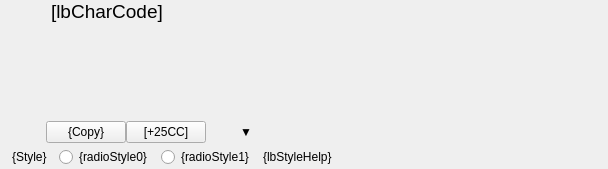
<?xml version="1.0" encoding="UTF-8"?>
<ui version="4.0">
 <class>WiShowcase</class>
 <widget class="QWidget" name="WiShowcase">
  <property name="geometry">
   <rect>
    <x>0</x>
    <y>0</y>
    <width>608</width>
    <height>169</height>
   </rect>
  </property>
  <property name="windowTitle">
   <string notr="true">Form</string>
  </property>
  <layout class="QVBoxLayout" name="verticalLayout" stretch="0,0">
   <property name="spacing">
    <number>0</number>
   </property>
   <property name="leftMargin">
    <number>0</number>
   </property>
   <property name="topMargin">
    <number>0</number>
   </property>
   <property name="rightMargin">
    <number>0</number>
   </property>
   <property name="bottomMargin">
    <number>0</number>
   </property>
   <item>
    <layout class="QHBoxLayout" name="horizontalLayout_2" stretch="0,0,1">
     <property name="spacing">
      <number>3</number>
     </property>
     <property name="bottomMargin">
      <number>2</number>
     </property>
     <item>
      <widget class="WiSample" name="wiSample" native="true">
       <property name="minimumSize">
        <size>
         <width>20</width>
         <height>0</height>
        </size>
       </property>
      </widget>
     </item>
     <item>
      <widget class="WiOsStyle" name="wiOsStyle" native="true">
       <property name="minimumSize">
        <size>
         <width>20</width>
         <height>0</height>
        </size>
       </property>
      </widget>
     </item>
     <item>
      <layout class="QVBoxLayout" name="verticalLayout_2" stretch="0,1,0,0,0">
       <property name="spacing">
        <number>0</number>
       </property>
       <item>
        <layout class="QHBoxLayout" name="horizontalLayout_10">
         <item>
          <widget class="QLabel" name="lbCharCode">
           <property name="font">
            <font>
             <pointsize>14</pointsize>
             <stylestrategy>PreferAntialias</stylestrategy>
            </font>
           </property>
           <property name="cursor">
            <cursorShape>IBeamCursor</cursorShape>
           </property>
           <property name="mouseTracking">
            <bool>true</bool>
           </property>
           <property name="styleSheet">
            <string notr="true">padding-right: 1px;
padding-bottom: 1px;</string>
           </property>
           <property name="text">
            <string notr="true">[lbCharCode]</string>
           </property>
           <property name="textInteractionFlags">
            <set>Qt::LinksAccessibleByMouse|Qt::TextSelectableByMouse</set>
           </property>
          </widget>
         </item>
         <item>
          <spacer name="horizontalSpacer_2">
           <property name="orientation">
            <enum>Qt::Horizontal</enum>
           </property>
           <property name="sizeHint" stdset="0">
            <size>
             <width>1</width>
             <height>5</height>
            </size>
           </property>
          </spacer>
         </item>
        </layout>
       </item>
       <item>
        <spacer name="verticalSpacer_2">
         <property name="orientation">
          <enum>Qt::Vertical</enum>
         </property>
         <property name="sizeHint" stdset="0">
          <size>
           <width>20</width>
           <height>2</height>
          </size>
         </property>
        </spacer>
       </item>
       <item>
        <layout class="QHBoxLayout" name="layToolbar"/>
       </item>
       <item>
        <spacer name="verticalSpacer">
         <property name="orientation">
          <enum>Qt::Vertical</enum>
         </property>
         <property name="sizeHint" stdset="0">
          <size>
           <width>20</width>
           <height>20</height>
          </size>
         </property>
        </spacer>
       </item>
       <item>
        <layout class="QHBoxLayout" name="horizontalLayout_5">
         <item>
          <widget class="QPushButton" name="btCopy">
           <property name="text">
            <string>{Copy}</string>
           </property>
          </widget>
         </item>
         <item>
          <widget class="QPushButton" name="btCopyEx">
           <property name="sizePolicy">
            <sizepolicy hsizetype="Maximum" vsizetype="Fixed">
             <horstretch>0</horstretch>
             <verstretch>0</verstretch>
            </sizepolicy>
           </property>
           <property name="text">
            <string notr="true">[+25CC]</string>
           </property>
          </widget>
         </item>
         <item>
          <widget class="QPushButton" name="btMenu">
           <property name="sizePolicy">
            <sizepolicy hsizetype="Maximum" vsizetype="Fixed">
             <horstretch>0</horstretch>
             <verstretch>0</verstretch>
            </sizepolicy>
           </property>
           <property name="styleSheet">
            <string notr="true">QPushButton::menu-indicator {
  width:0;
}</string>
           </property>
           <property name="text">
            <string notr="true">▼</string>
           </property>
           <property name="flat">
            <bool>true</bool>
           </property>
          </widget>
         </item>
         <item>
          <spacer name="horizontalSpacer">
           <property name="orientation">
            <enum>Qt::Horizontal</enum>
           </property>
           <property name="sizeHint" stdset="0">
            <size>
             <width>40</width>
             <height>20</height>
            </size>
           </property>
          </spacer>
         </item>
        </layout>
       </item>
      </layout>
     </item>
    </layout>
   </item>
   <item>
    <widget class="QWidget" name="wiGlyphStyle" native="true">
     <layout class="QHBoxLayout" name="horizontalLayout_9" stretch="0,0,0,0,0">
      <property name="spacing">
       <number>9</number>
      </property>
      <property name="leftMargin">
       <number>9</number>
      </property>
      <property name="topMargin">
       <number>2</number>
      </property>
      <property name="bottomMargin">
       <number>2</number>
      </property>
      <item>
       <widget class="QLabel" name="lbStyleSet">
        <property name="styleSheet">
         <string notr="true">padding-bottom: 1px;</string>
        </property>
        <property name="text">
         <string>{Style}</string>
        </property>
       </widget>
      </item>
      <item>
       <widget class="QRadioButton" name="radioStyle0">
        <property name="text">
         <string notr="true">{radioStyle0}</string>
        </property>
       </widget>
      </item>
      <item>
       <widget class="QRadioButton" name="radioStyle1">
        <property name="text">
         <string notr="true">{radioStyle1}</string>
        </property>
       </widget>
      </item>
      <item>
       <widget class="QLabel" name="lbStyleHelp">
        <property name="mouseTracking">
         <bool>true</bool>
        </property>
        <property name="text">
         <string notr="true">{lbStyleHelp}</string>
        </property>
       </widget>
      </item>
      <item>
       <spacer name="horizontalSpacer_7">
        <property name="orientation">
         <enum>Qt::Horizontal</enum>
        </property>
        <property name="sizeHint" stdset="0">
         <size>
          <width>40</width>
          <height>20</height>
         </size>
        </property>
       </spacer>
      </item>
     </layout>
    </widget>
   </item>
  </layout>
 </widget>
 <customwidgets>
  <customwidget>
   <class>WiSample</class>
   <extends>QWidget</extends>
   <header>WiSample.h</header>
   <container>1</container>
  </customwidget>
  <customwidget>
   <class>WiOsStyle</class>
   <extends>QWidget</extends>
   <header>WiOsStyle.h</header>
   <container>1</container>
  </customwidget>
 </customwidgets>
 <resources/>
 <connections/>
</ui>
